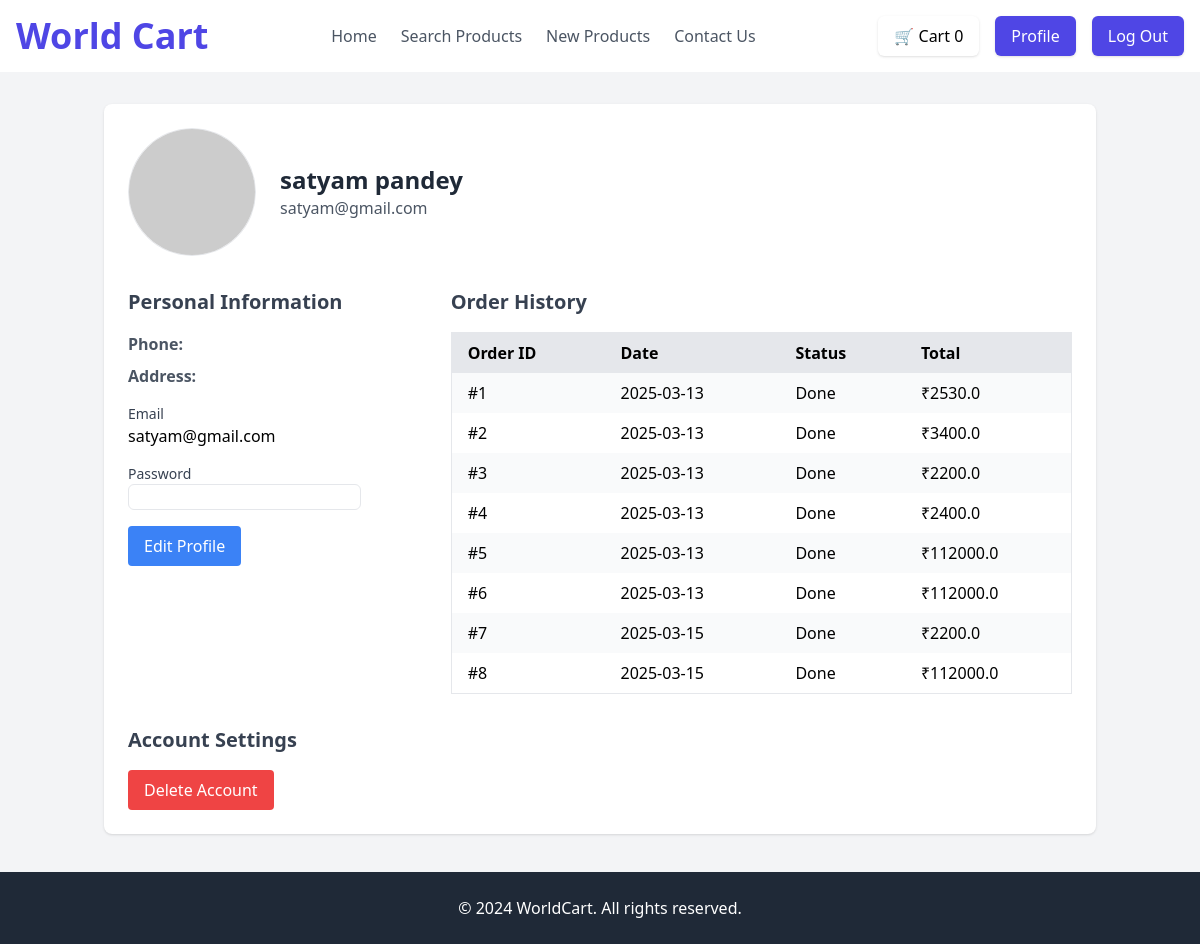
Screenshot of /profile (signed in) with the database file from the repository.
### app/models.py (models this page shows, shortened)
class User(db.Model):
    __tablename__ = "users"
    id: Mapped[int] = mapped_column(primary_key=True)
    first: Mapped[str] = mapped_column(nullable=False)
    last: Mapped[str] = mapped_column(nullable=False)
    email: Mapped[str] = mapped_column(unique=True, nullable=False)
    password_hash: Mapped[str] = mapped_column(nullable=False)  # Use password_hash instead of password
    is_blocked: Mapped[bool] = mapped_column(default=False)
    transactions = relationship("Transaction", back_populates="user", cascade="all, delete-orphan")

class Transaction(db.Model):
    __tablename__ = "transactions"
    id: Mapped[int] = mapped_column(primary_key=True, autoincrement=True)
    user_id: Mapped[int] = mapped_column(ForeignKey("users.id"), nullable=False)
    items: Mapped[dict] = mapped_column(db.JSON, nullable=False)  # Store cart items as JSON
    total_amount: Mapped[float] = mapped_column(nullable=False)
    status: Mapped[str] = mapped_column(default="Pending")
    date: Mapped[datetime] = mapped_column(default=datetime.utcnow)
    user = relationship("User", back_populates="transactions")

### app/routes_users.py (the view, shortened to what this page needs)
@app.route("/profile", methods=['GET', 'POST'])
def profile():
    if 'user_id' not in session:
        return redirect(url_for('login'))
    user_id = session['user_id']
    user = User.query.get(user_id)
    orders = Transaction.query.filter_by(user_id=user_id).all()
    return render_template('profile.html', user=user, orders=orders)

### app/templates/profile.html (shortened to what this page needs)
{% extends "base.html" %}
{% block items %}
<div class="hidden md:flex space-x-6">
  <a href="{{url_for('index')}}" class="text-gray-600 hover:text-indigo-600">Home</a>
  <a href="{{url_for('search_page')}}" class="text-gray-600 hover:text-indigo-600">Search Products</a>
  <a href="{{url_for('new_products')}}" class="text-gray-600 hover:text-indigo-600">New Products</a>
  <a href="{{url_for('contact')}}" class="text-gray-600 hover:text-indigo-600">Contact Us</a>
</div>
{% endblock %}
{% block items2 %}
<div class="hidden md:flex space-x-4">
  <a href="{{url_for('cart')}}" class="bg-white text-black px-4 py-2 rounded-md shadow hover:bg-indigo-400"  id="cart-button">
      🛒 Cart <span id="cart-count">0</span>
  </a>
  <a href="{{url_for('profile')}}" class="bg-indigo-600 text-white px-4 py-2 rounded-md shadow hover:bg-indigo-700">Profile</a>
  <a href="{{url_for('logout')}}" class="bg-indigo-600 text-white px-4 py-2 rounded-md shadow hover:bg-indigo-700">Log Out</a>
  </div>
{% endblock %}
{% block body %}
<div class="bg-gray-100">
  <div class="min-h-screen flex flex-col">
    <main class="flex-grow container mx-auto py-8 px-4">
      <div class="bg-white shadow rounded-lg p-6">
        <div class="flex items-center space-x-6">
          <img src="https://via.placeholder.com/150" alt="Profile Picture" class="w-32 h-32 rounded-full border">
          <div>
            <h2 class="text-2xl font-bold text-gray-800">{{ user.first }} {{ user.last }}</h2>
            <p class="text-gray-600">{{ user.email }}</p>
          </div>
        </div>
        <div class="mt-8 grid grid-cols-1 md:grid-cols-3 gap-6">
          <div class="col-span-1">
            <h3 class="text-xl font-bold text-gray-700">Personal Information</h3>
            <ul class="mt-4 space-y-2 text-gray-600">
              <li><strong>Phone:</strong> {{ user.phone }}</li>
              <li><strong>Address:</strong> {{ user.address }}</li>
            </ul>
            <form method="POST">
              <div class="mt-4">
                <label for="email" class="block text-sm font-medium text-gray-700">Email</label>
                <input type="email" name="email" id="email" value="{{ user.email }}" class="mt-1 block w-full border-black-600 rounded-md shadow-sm">
              </div>
              <div class="mt-4">
                <label for="password" class="block text-sm font-medium text-gray-700">Password</label>
                <input type="password" name="password" id="password" class="mt-1 block w-8 border border-black-600 rounded-md shadow-sm">
              </div>
              <button type="submit" class="mt-4 px-4 py-2 bg-blue-500 text-white rounded hover:bg-blue-600">Edit Profile</button>
            </form>
          </div>
          <div class="col-span-2">
            <h3 class="text-xl font-bold text-gray-700">Order History</h3>
            <div class="overflow-x-auto mt-4">
              <table class="min-w-full bg-white border">
                <thead>
                  <tr class="bg-gray-200">
                    <th class="py-2 px-4 text-left">Order ID</th>
                    <th class="py-2 px-4 text-left">Date</th>
                    <th class="py-2 px-4 text-left">Status</th>
                    <th class="py-2 px-4 text-left">Total</th>
                  </tr>
                </thead>
                <tbody>
                  {% for order in orders %}
                  <tr class="{{ 'bg-white' if loop.index is even else 'bg-gray-50' }}">
                    <td class="py-2 px-4">#{{ order.id }}</td>
                    <td class="py-2 px-4">{{ order.date.strftime('%Y-%m-%d') }}</td>
                    <td class="py-2 px-4">{{ order.status }}</td>
                    <td class="py-2 px-4">₹{{ order.total_amount }}</td>
                  </tr>
                  {% endfor %}
                </tbody>
              </table>
            </div>
          </div>
        </div>
        <div class="mt-8">
          <h3 class="text-xl font-bold text-gray-700">Account Settings</h3>
          <form method="POST">
            <button type="submit" class="mt-4 px-4 py-2 bg-red-500 text-white rounded hover:bg-red-600">Delete Account</button>
          </form>
        </div>
      </div>
    </main>
  </div>
</div>
{% endblock %}

### rows the page displays
User: first "satyam", last "pandey", email "satyam@gmail.com"
Transaction: id "1", date "2025-03-13", status "Done", total_amount "2530.0"
Transaction: id "2", date "2025-03-13", status "Done", total_amount "3400.0"
Transaction: id "3", date "2025-03-13", status "Done", total_amount "2200.0"
Transaction: id "4", date "2025-03-13", status "Done", total_amount "2400.0"
Transaction: id "5", date "2025-03-13", status "Done", total_amount "112000.0"
Transaction: id "6", date "2025-03-13", status "Done", total_amount "112000.0"
Transaction: id "7", date "2025-03-15", status "Done", total_amount "2200.0"
Transaction: id "8", date "2025-03-15", status "Done", total_amount "112000.0"
